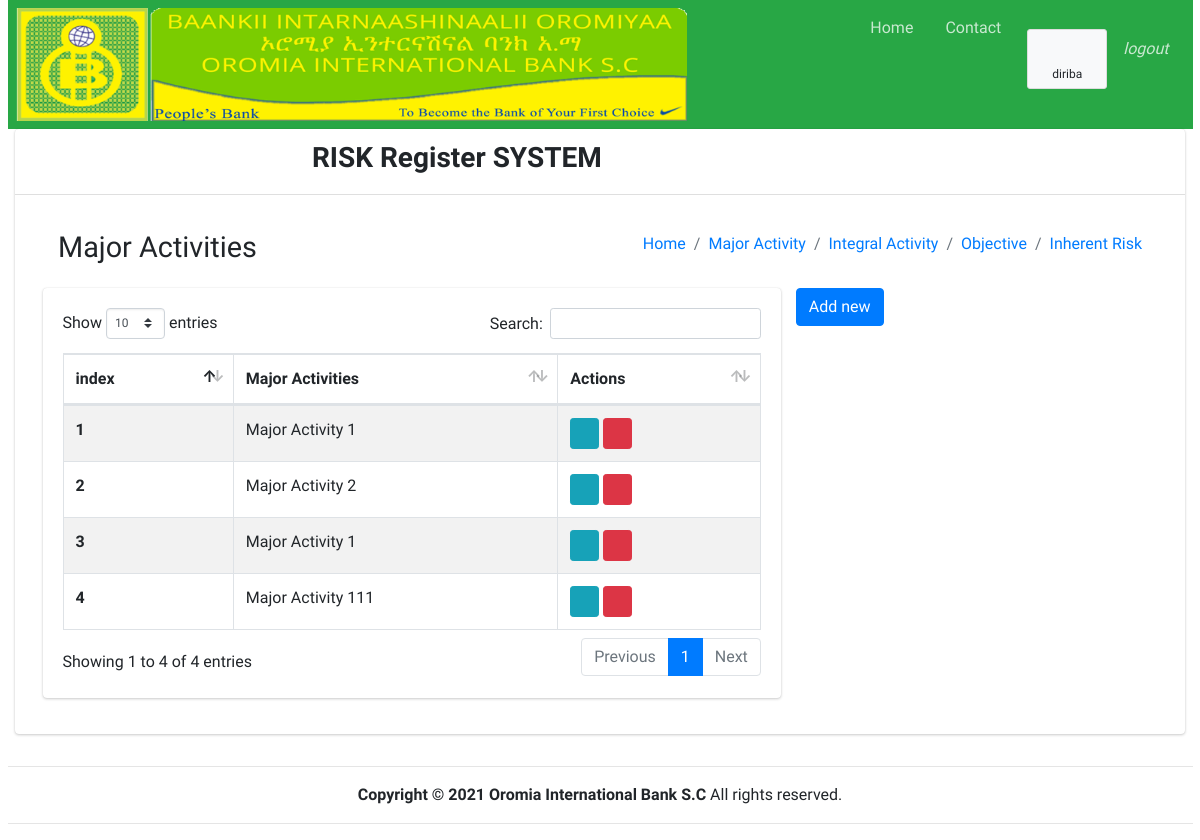
The app's page /majorActivity/ (signed in), older data.
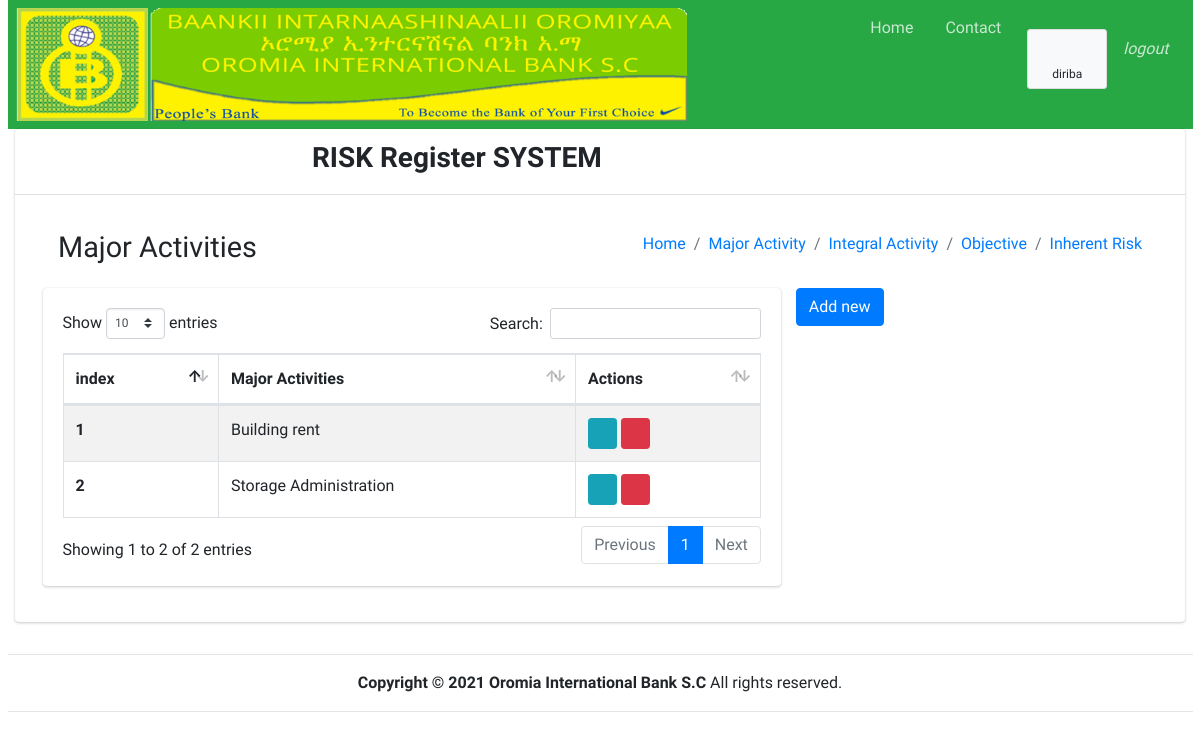
The same page, newer data.
### start1/models.py (models this page shows)
class CustomUser(AbstractUser):
    working_Place = models.ForeignKey(WorkUnit, null=True, blank=True, on_delete=models.CASCADE)
    is_Rmcd_User = models.BooleanField(default=False)
    is_Iad_USer = models.BooleanField(default=False)
    def __str__(self):
        return self.username

class MajorActivity(models.Model):
    name = models.CharField(max_length=300)
    added_by = models.ForeignKey(settings.AUTH_USER_MODEL, null=True, blank=True, on_delete=models.SET_NULL)
    def __str__(self):
        return self.name

### start1/views.py (the view)
# urls.py: path('majorActivity/', views.majorActivity, name='majorActivity'),
@login_required(login_url='login')
def majorActivity(request):
    MA = MajorActivity.objects.filter(added_by=request.user)
    form = MajorActivityForm(request.POST or None, request.FILES or None)
    if form.is_valid():
        form = form.save(commit=False)
        form.added_by = request.user
        form.save()
        messages.success(request, 'Saved successfully')
        return redirect('integralActivity')
    context ={'majorActivity':MA, 'form':form}
    return render(request, "majorActivity.html", context)

### start1/forms.py
class MajorActivityForm(forms.ModelForm):
    class Meta:
        model = MajorActivity
        fields = '__all__'
        widgets = {'added_by': forms.HiddenInput()}

### start1/templates/majorActivity.html (shortened to what this page needs)
{% extends "base.html" %}
{% block page_content %}
    <div class="container-fluid">
      <section class="content-header">
        <div class="container-fluid">
          <div class="row mb-2">
            <div class="col-sm-6">
              <h1>Major Activities </h1>
            </div>
            <div class="col-sm-6">
              <ol class="breadcrumb float-sm-right">
                <li class="breadcrumb-item"><a href="{% url 'homepage' %}">Home</a></li>
                <li class="breadcrumb-item active"><a href="{% url 'majorActivity' %}">Major Activity</a></li>
                <li class="breadcrumb-item"><a href="{% url 'integralActivity' %}">Integral Activity</a></li>
                <li class="breadcrumb-item"><a href="{% url 'objective' %}">Objective</a></li>
                <li class="breadcrumb-item"><a href="{% url 'inherentRisk' %}">Inherent Risk</a></li>
              </ol>
            </div>
          </div>
        </div>
      </section>
      <div class="row">
        <div class="col-8">
          <div>
            <div class="card card-body">
             <table id="example1" class="table table-bordered table-striped">
                 <thead>
                     <th>index</th>
                     <th>Major Activities</th>
                     <th>Actions</th>
                 </thead>
              {% for ma in majorActivity reversed %}
                 <tr>
                     <th>{{ forloop.counter }}</th>
                     <td>{{ma}}</td>
                     <td>
                      <a class="btn btn-info btn-sm" href="{% url 'updateMajorActivity' ma.id %} ">
                          <i class="fas fa-pencil-alt" data-toggle="popover" title="edit">
                          </i>
                      </a>
                      <a class="btn btn-danger btn-sm" href="{% url 'deleteMajorActivity' ma.id %}">
                          <i class="fas fa-trash" data-toggle="popover" title="delete">
                          </i>
                      </a>
                  </td>
                 </tr>
              {%endfor%}
             </table>
            </div>
          </div>
        </div>
        <div class="col-4">
          <button class="btn btn-primary"  data-toggle="collapse" data-target="#multiCollapseExample2" aria-expanded="false" aria-controls="multiCollapseExample2">Add new</button>
        </div>
      </div>
    </div>
{% endblock %}

### start1/templates/base.html (shortened to what this page needs)
{% load static%}
<!DOCTYPE html>
<html lang="en">
<head>
  <link rel="stylesheet" href=" {% static 'plugins/fontawesome-free/css/all.min.css' %}">
  <link rel="stylesheet" href="{% static 'dist/css/adminlte.min.css' %}">
  <link rel="stylesheet" href="{% static 'plugins/datatables-bs4/css/dataTables.bootstrap4.min.css' %}">
  <link rel="stylesheet" href="{% static 'plugins/datatables-responsive/css/responsive.bootstrap4.min.css' %}">
</head>
<body class="hold-transition sidebar-mini">
    <div class="container-fluid">
        <nav class="navbar navbar-expand navbar-green navbar-dark">
            <ul class="navbar-nav">
              <li>
                <img src="{% static 'images/oib.png' %}" alt="OIB LOGO" style="width: 80%; height:100%" >
              </li>
               <li class="nav-item d-none d-sm-inline-block">
                <a href="{% url 'homepage' %}" class="nav-link">Home</a>
              </li>
              <li class="nav-item d-none d-sm-inline-block">
                <a href="#" class="nav-link">Contact</a>
              </li>
            </ul>
            <ul class="navbar-nav ml-auto">
              <li class="nav-item dropdown">
                <a class="btn btn-app">
                  <i class="fas fa-users"></i> {{request.user}}
                </a>
              </li>
              <li class="nav-item dropdown">
                <a class="nav-link" href="{% url 'logout' %}">
                  <i>logout</i>
                </a>
              </li>
            </ul>
          </nav>
          <section class="content">
            <div class="container-fluid">
              <div class="row">
              <div class="col-12">
          <div class="card">
            <div class="card-header">
              <div class="row">
              <div class="col-9">
                <h3 class="text-center"> <b>RISK Register SYSTEM </b></h3>
              </div>
              <div class="col-3">
              </div>
            </div>
            </div>
            <div class="card-body">
        {% block page_content %}
        {% endblock %}
            </div>
          </div>
          </div>
          </div>
          </div>
          </section>
    </div>
    <div class=" footer container-fluid text-center">
      <hr>
        <strong>Copyright &copy; 2021 <a href="#"></a>Oromia International Bank S.C </strong> All rights reserved.
      <hr>
    </div>
</body>
</html>

Row changes from the older to the newer data that the page shows:
removed MajorActivity: name "Major Activity 1"
removed MajorActivity: name "Major Activity 2"
removed MajorActivity: name "Major Activity 1"
removed MajorActivity: name "Major Activity 111"
added MajorActivity: name "Building rent"
added MajorActivity: name "Storage Administration"
Text that changed along with them:
text written by a page script: "Show entries Search: Showing 1 to 4 of 4 entries Previous 1 Next" → "Show entries Search: Showing 1 to 2 of 2 entries Previous 1 Next"
